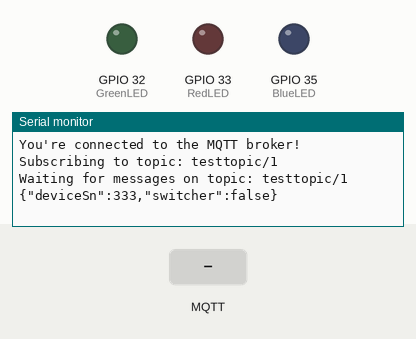
Simulated run of this sketch. Board: ESP32. Parts: output pins drawn as LEDs (lit = HIGH), the last lines printed to the serial monitor. Inputs (shaded band) come from the test bench. WiFi joins after 1.5 s; servers stay silent unless stated; no MQTT or app messages arrive unless stated.

Above: at 6.2 s.
6.3 s: MQTT message "led_on" arrives on the first subscribed topic
At 6.7 s:
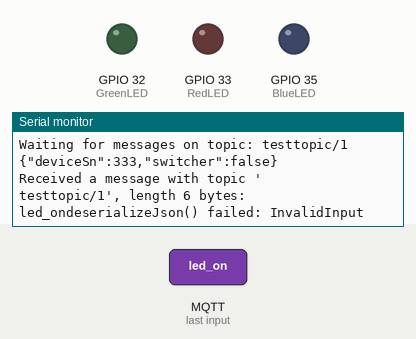
7.8 s: MQTT message "led_off" arrives on the first subscribed topic
At 9.0 s:
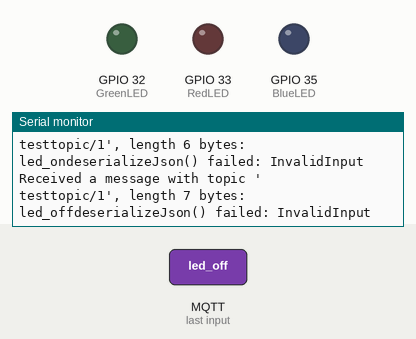
9.3 s: MQTT message "1" arrives on the first subscribed topic
At 9.9 s:
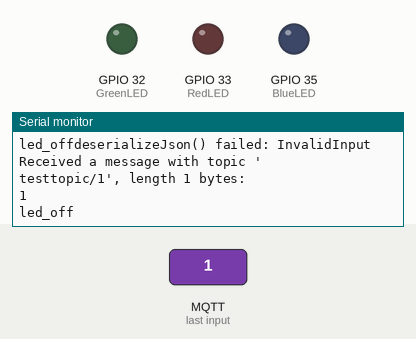

The sketch:

mqttReceive.ino
```cpp
#include <ArduinoMqttClient.h>
#include <WiFi.h>
#include <ArduinoJson.h>
//LED引脚定义
const int RedLED = 33;  // 16 corresponds to GPIO16
const int GreenLED = 32;  // 17 corresponds to GPIO17
const int BlueLED = 35;  // 2 corresponds to GPIO2
// setting PWM properties
const int freq = 5000;
const int RledChannel = 0;
const int GledChannel = 1;
const int BledChannel = 2;
const int resolution = 10;
bool ledStatus = false;
///////please enter your sensitive data in the Secret tab/arduino_secrets.h
char ssid[] = "wifissid";    // WiFi账号
char pass[] = "password";    // WiFi密码

WiFiClient wifiClient;
MqttClient mqttClient(wifiClient);

const char broker[] = "emqx.123roundlun.top";//阿里云broker.host
int        port     = 1883;
const char pub_topic[]  = "testtopic/2";//设备端发布消息主题
const char sub_topic[]  = "testtopic/1";//设备端订阅消息主题
int d = 333; //定义deviceSn
const long interval = 5000; //间隔5秒上传数据
unsigned long previousMillis = 0;

void setup() {
  //Initialize serial and wait for port to open:
  Serial.begin(115200);
  // configure LED PWM functionalitites
  ledcSetup(RledChannel, freq, resolution);
  ledcSetup(GledChannel, freq, resolution);
  ledcSetup(BledChannel, freq, resolution);
  // attach the channel to the GPIO to be controlled
  ledcAttachPin(RedLED, RledChannel);
  ledcAttachPin(GreenLED, GledChannel);
  ledcAttachPin(BlueLED, BledChannel);
  while (!Serial) {
    ; // wait for serial port to connect. Needed for native USB port only
  }

  // attempt to connect to WiFi network:
  Serial.print("Attempting to connect to WPA SSID: ");
  Serial.println(ssid);
  while (WiFi.begin(ssid, pass) != WL_CONNECTED) {
    // failed, retry
    Serial.print(".");
    delay(5000);
  }
  Serial.println("You're connected to the network");
  Serial.println("连接成功,IP为：");
  Serial.println(WiFi.localIP()); //连接成功后打印ip
  WiFi.setAutoReconnect(true);// 设置当断开连接的时候自动重连
  WiFi.persistent(true);// 该方法设置将WiFi参数保存于Flash

  Serial.println();

  // You can provide a unique client ID, if not set the library uses Arduino-millis()
  // Each client must have a unique client ID
  mqttClient.setId("led");//mqttClientID

  // You can provide a username and password for authentication
  mqttClient.setUsernamePassword("esp32", "123123");//mqttUserName & Password

  Serial.print("Attempting to connect to the MQTT broker: ");
  Serial.println(broker);

  if (!mqttClient.connect(broker, port)) {
    Serial.print("MQTT connection failed! Error code = ");
    Serial.println(mqttClient.connectError());

    while (1);
  }

  Serial.println("You're connected to the MQTT broker!");
  Serial.println();

  // set the message receive callback
  mqttClient.onMessage(onMqttMessage);

  Serial.print("Subscribing to topic: ");
  Serial.println(sub_topic);
  Serial.println();

  // subscribe to a topic
  mqttClient.subscribe(sub_topic);

  // topics can be unsubscribed using:
  // mqttClient.unsubscribe(topic);

  Serial.print("Waiting for messages on topic: ");
  Serial.println(sub_topic);
  Serial.println();
}

void loop() {
  mqttClient.poll();
  // to avoid having delays in loop, we'll use the strategy from BlinkWithoutDelay
  // see: File -> Examples -> 02.Digital -> BlinkWithoutDelay for more info
  unsigned long currentMillis = millis();
  if (currentMillis - previousMillis >= interval) {
    // save the last time a message was sent
    previousMillis = currentMillis;

    // send message, the Print interface can be used to set the message contents
    mqttClient.beginMessage(pub_topic);

    //发布温湿度信息
    Pub_Status();
    mqttClient.endMessage();

    Serial.println();

  }
}

//回调函数
void onMqttMessage(int messageSize) {
  String inputString="";
  // we received a message, print out the topic and contents
  Serial.println("Received a message with topic '");
  Serial.print(mqttClient.messageTopic());
  Serial.print("', length ");
  Serial.print(messageSize);
  Serial.println(" bytes:");
  Serial.println();

  while (mqttClient.available()) {
    char inChar = (char)mqttClient.read();
    Serial.print(inChar);
    inputString += inChar;

  }
  //控制led灯
    led_control(inputString);
  Serial.println();
}

void led_control(String inputString) {
  JsonDocument doc;
  DeserializationError error = deserializeJson(doc, inputString);
  if (error) {
    Serial.print("deserializeJson() failed: ");
    Serial.println(error.c_str());
    return;
  }
  int deviceSn = doc["deviceSn"];
  const char* propertyKey = doc["propertyKey"];
  bool propertyValue = doc["propertyValue"];
   Serial.println(propertyKey);
   if(propertyKey = "light_switcher"){
      if(propertyValue == true){
      inputString="led_on";
    }else if(propertyValue == false){
    inputString="led_off";
  }
   }

  if(inputString.startsWith("led_on")) {
  ledcWrite(RledChannel, 1023);
  ledcWrite(GledChannel, 1023);
  ledcWrite(BledChannel, 1023);
    inputString="";
    ledStatus = true;
    Serial.print("led_on");
  } else if ( inputString.startsWith("led_off") ) {
    ledcWrite(RledChannel, 0);
    ledcWrite(GledChannel, 0);
    ledcWrite(BledChannel, 0);
    inputString="";
    ledStatus = false;
    Serial.print("led_off");
  }
}

//发布引脚状态信息（灯是否亮）
void Pub_Status() {
  //{"light":1,"led":0}
  if(ledStatus){
    mqttClient.print("{\"deviceSn\":");
    mqttClient.print(d);
    mqttClient.print(',');
    mqttClient.print("\"switcher\":");
    mqttClient.print("true");
    mqttClient.print('}');
    Serial.print("{\"deviceSn\":");
    Serial.print(d);
    Serial.print(',');
    Serial.print("\"switcher\":");
    Serial.print("true");
    Serial.print('}');
  }else{
    mqttClient.print("{\"deviceSn\":");
    mqttClient.print(d);
    mqttClient.print(',');
    mqttClient.print("\"switcher\":");
    mqttClient.print("false");
    mqttClient.print('}');
    Serial.print("{\"deviceSn\":");
    Serial.print(d);
    Serial.print(',');
    Serial.print("\"switcher\":");
    Serial.print("false");
    Serial.print('}');
  }
}
```

Measured:
- after the input at 6.3 s, the serial monitor: prints a new line at once (image 1)
- after the input at 7.8 s, the serial monitor: prints a new line at once (image 2)
- after the input at 9.3 s, the serial monitor: prints a new line at once (image 3)
